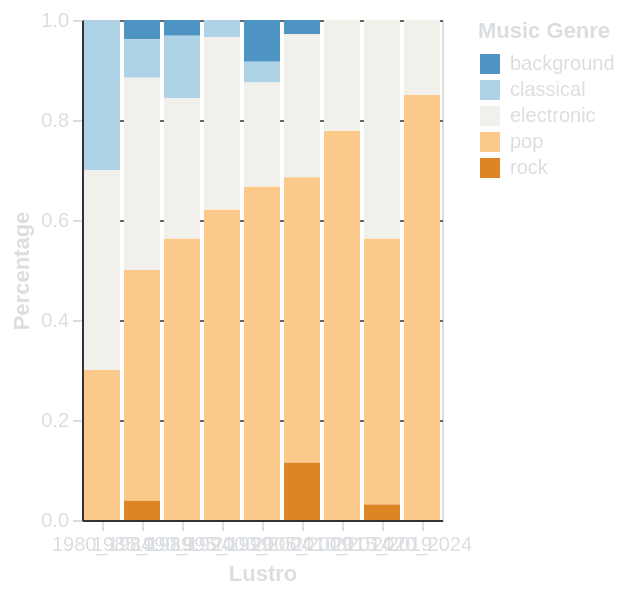

The Vega-Lite source for this figure:
### Vega-Lite specification from a JSON file in a GitHub repository (floating-point values rounded to 4 significant figures)
{"$schema": "https://vega.github.io/schema/vega-lite/v5.15.1.json", "config": {"axis": {"domainColor": "#313338", "gridColor": "#666666", "labelColor": "#DBDEE1", "tickColor": "#DBDEE1", "titleColor": "#DBDEE1"}, "background": "transparent", "legend": {"labelColor": "#DBDEE1", "titleColor": "#DBDEE1"}, "title": {"color": "#DBDEE1", "fontSize": 16}}, "data": {"name": "data-5924eb4b0b707d61efa70bc167442737"}, "datasets": {"data-5924eb4b0b707d61efa70bc167442737": [{"genre": "background", "lustrum": "1980_1984", "percentage": null}, {"genre": "background", "lustrum": "1985_1989", "percentage": 0.03846}, {"genre": "background", "lustrum": "1990_1994", "percentage": 0.03125}, {"genre": "background", "lustrum": "1995_1999", "percentage": null}, {"genre": "background", "lustrum": "2000_2004", "percentage": 0.08333}, {"genre": "background", "lustrum": "2005_2009", "percentage": 0.02857}, {"genre": "background", "lustrum": "2010_2014", "percentage": null}, {"genre": "background", "lustrum": "2015_2019", "percentage": null}, {"genre": "background", "lustrum": "2020_2024", "percentage": null}, {"genre": "classical", "lustrum": "1980_1984", "percentage": 0.3}, {"genre": "classical", "lustrum": "1985_1989", "percentage": 0.07692}, {"genre": "classical", "lustrum": "1990_1994", "percentage": 0.125}, {"genre": "classical", "lustrum": "1995_1999", "percentage": 0.03448}, {"genre": "classical", "lustrum": "2000_2004", "percentage": 0.04167}, {"genre": "classical", "lustrum": "2005_2009", "percentage": null}, {"genre": "classical", "lustrum": "2010_2014", "percentage": null}, {"genre": "classical", "lustrum": "2015_2019", "percentage": null}, {"genre": "classical", "lustrum": "2020_2024", "percentage": null}, {"genre": "electronic", "lustrum": "1980_1984", "percentage": 0.4}, {"genre": "electronic", "lustrum": "1985_1989", "percentage": 0.3846}, {"genre": "electronic", "lustrum": "1990_1994", "percentage": 0.2812}, {"genre": "electronic", "lustrum": "1995_1999", "percentage": 0.3448}, {"genre": "electronic", "lustrum": "2000_2004", "percentage": 0.2083}, {"genre": "electronic", "lustrum": "2005_2009", "percentage": 0.2857}, {"genre": "electronic", "lustrum": "2010_2014", "percentage": 0.2222}, {"genre": "electronic", "lustrum": "2015_2019", "percentage": 0.4375}, {"genre": "electronic", "lustrum": "2020_2024", "percentage": 0.15}, {"genre": "pop", "lustrum": "1980_1984", "percentage": 0.3}, {"genre": "pop", "lustrum": "1985_1989", "percentage": 0.4615}, {"genre": "pop", "lustrum": "1990_1994", "percentage": 0.5625}, {"genre": "pop", "lustrum": "1995_1999", "percentage": 0.6207}, {"genre": "pop", "lustrum": "2000_2004", "percentage": 0.6667}, {"genre": "pop", "lustrum": "2005_2009", "percentage": 0.5714}, {"genre": "pop", "lustrum": "2010_2014", "percentage": 0.7778}, {"genre": "pop", "lustrum": "2015_2019", "percentage": 0.5312}, {"genre": "pop", "lustrum": "2020_2024", "percentage": 0.85}, {"genre": "rock", "lustrum": "1980_1984", "percentage": null}, {"genre": "rock", "lustrum": "1985_1989", "percentage": 0.03846}, {"genre": "rock", "lustrum": "1990_1994", "percentage": null}, {"genre": "rock", "lustrum": "1995_1999", "percentage": null}, {"genre": "rock", "lustrum": "2000_2004", "percentage": null}, {"genre": "rock", "lustrum": "2005_2009", "percentage": 0.1143}, {"genre": "rock", "lustrum": "2010_2014", "percentage": null}, {"genre": "rock", "lustrum": "2015_2019", "percentage": 0.03125}, {"genre": "rock", "lustrum": "2020_2024", "percentage": null}]}, "encoding": {"color": {"field": "genre", "legend": {"title": "Music Genre"}, "scale": {"scheme": "blueorange", "type": "quantize"}, "type": "nominal"}, "tooltip": [{"field": "lustrum", "title": "Lustro", "type": "nominal"}, {"field": "genre", "title": "Genere Musicale", "type": "nominal"}, {"field": "percentage", "format": ".2f", "title": "Percentuale", "type": "quantitative"}], "x": {"axis": {"labelAngle": 0, "title": "Lustro"}, "field": "lustrum", "type": "nominal"}, "y": {"field": "percentage", "scale": {"domain": [0, 1]}, "title": "Percentage", "type": "quantitative"}}, "height": 250, "mark": {"type": "bar"}, "width": "container"}
